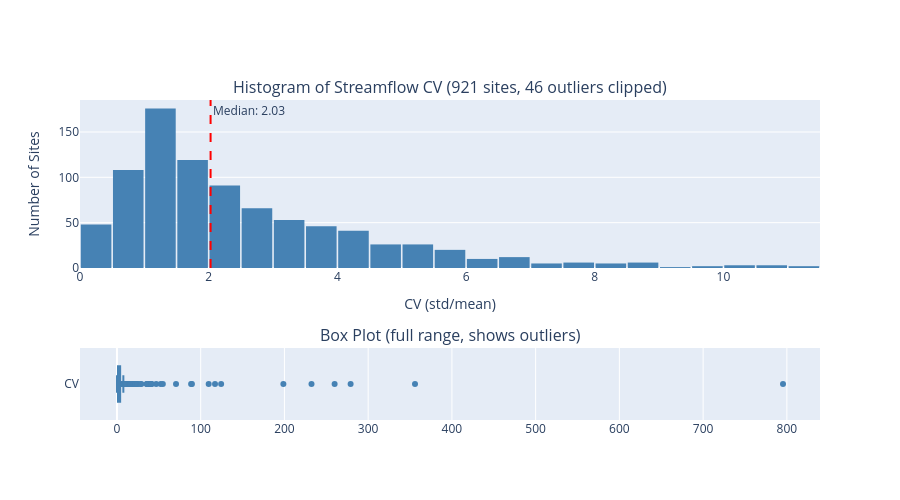

Notebook cell for this chart:
### Code cell
# Distribution of streamflow CV
cv_data = site_stats.to_pandas()
median_cv = cv_data["streamflow_cv"].median()

# Remove extreme outliers from plot data so bins spread evenly
p95 = cv_data["streamflow_cv"].quantile(0.95)
cv_clipped = cv_data[cv_data["streamflow_cv"] <= p95].copy()
n_outliers = len(cv_data) - len(cv_clipped)

fig = make_subplots(rows=2, cols=1, row_heights=[0.7, 0.3],
    subplot_titles=(
        f"Histogram of Streamflow CV ({len(cv_data)} sites, {n_outliers} outliers clipped)",
        "Box Plot (full range, shows outliers)"
    ))

fig.add_trace(
    go.Histogram(x=cv_clipped["streamflow_cv"], nbinsx=30,
                 name="Sites", marker_color="steelblue"),
    row=1, col=1
)
fig.add_vline(x=median_cv, line_dash="dash", line_color="red",
              annotation_text=f"Median: {median_cv:.2f}", row=1, col=1)

fig.add_trace(
    go.Box(x=cv_data["streamflow_cv"], name="CV", marker_color="steelblue"),
    row=2, col=1
)

fig.update_layout(height=500, showlegend=False, bargap=0.05)
fig.update_xaxes(title_text="CV (std/mean)", row=1, col=1)
fig.update_yaxes(title_text="Number of Sites", row=1, col=1)
fig.show()

print(f"CV range: {cv_data['streamflow_cv'].min():.2f} to {cv_data['streamflow_cv'].max():.2f}")
print(f"Median CV: {median_cv:.2f}")
print(f"Sites above median: {len(cv_data[cv_data['streamflow_cv'] > median_cv])}")
print(f"Sites below median: {len(cv_data[cv_data['streamflow_cv'] <= median_cv])}")
print(f"Outliers clipped from histogram (CV > {p95:.2f}): {n_outliers}")

### Figure 1 — Plotly figure (JSON) as saved in the notebook; plotly's stock layout.template omitted (floating-point values rounded to 4 significant figures; data arrays with more than 128 entries replaced by an {"elided": "..."} marker saying what was removed)
{"data": [{"marker": {"color": "steelblue"}, "name": "Sites", "nbinsx": 30, "type": "histogram", "x": {"elided": "875 float values"}, "xaxis": "x", "yaxis": "y"}, {"marker": {"color": "steelblue"}, "name": "CV", "type": "box", "x": {"elided": "921 float values"}, "xaxis": "x2", "yaxis": "y2"}], "layout": {"annotations": [{"font": {"size": 16}, "showarrow": false, "text": "Histogram of Streamflow CV (921 sites, 46 outliers clipped)", "x": 0.5, "xanchor": "center", "xref": "paper", "y": 1.0, "yanchor": "bottom", "yref": "paper"}, {"font": {"size": 16}, "showarrow": false, "text": "Box Plot (full range, shows outliers)", "x": 0.5, "xanchor": "center", "xref": "paper", "y": 0.225, "yanchor": "bottom", "yref": "paper"}, {"showarrow": false, "text": "Median: 2.03", "x": 2.029, "xanchor": "left", "xref": "x", "y": 1, "yanchor": "top", "yref": "y domain"}], "bargap": 0.05, "height": 500, "shapes": [{"line": {"color": "red", "dash": "dash"}, "type": "line", "x0": 2.029, "x1": 2.029, "xref": "x", "y0": 0, "y1": 1, "yref": "y domain"}], "showlegend": false, "xaxis": {"anchor": "y", "domain": [0, 1], "title": {"text": "CV (std/mean)"}}, "xaxis2": {"anchor": "y2", "domain": [0, 1]}, "yaxis": {"anchor": "x", "domain": [0.475, 1.0], "title": {"text": "Number of Sites"}}, "yaxis2": {"anchor": "x2", "domain": [0, 0.225]}}}
